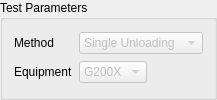
           <widget class="QGroupBox" name="groupBox_3">
            <property name="sizePolicy">
             <sizepolicy hsizetype="Maximum" vsizetype="Preferred">
              <horstretch>0</horstretch>
              <verstretch>0</verstretch>
             </sizepolicy>
            </property>
            <property name="title">
             <string>Test Parameters</string>
            </property>
            <layout class="QGridLayout" name="gridLayout_10">
             <item row="2" column="1">
              <widget class="QLabel" name="label">
               <property name="text">
                <string>Equipment</string>
               </property>
              </widget>
             </item>
             <item row="2" column="2">
              <widget class="QComboBox" name="comboBox">
               <property name="enabled">
                <bool>false</bool>
               </property>
               <property name="sizePolicy">
                <sizepolicy hsizetype="Maximum" vsizetype="Maximum">
                 <horstretch>0</horstretch>
                 <verstretch>0</verstretch>
                </sizepolicy>
               </property>
               <item>
                <property name="text">
                 <string>G200X</string>
                </property>
               </item>
              </widget>
             </item>
             <item row="1" column="1">
              <widget class="QLabel" name="label_2">
               <property name="sizePolicy">
                <sizepolicy hsizetype="Minimum" vsizetype="Minimum">
                 <horstretch>0</horstretch>
                 <verstretch>0</verstretch>
                </sizepolicy>
               </property>
               <property name="maximumSize">
                <size>
                 <width>16777215</width>
                 <height>16777215</height>
                </size>
               </property>
               <property name="text">
                <string>Method</string>
               </property>
              </widget>
             </item>
             <item row="1" column="2">
              <widget class="QComboBox" name="comboBox_method_tabCalibration">
               <property name="enabled">
                <bool>false</bool>
               </property>
               <property name="sizePolicy">
                <sizepolicy hsizetype="MinimumExpanding" vsizetype="Maximum">
                 <horstretch>0</horstretch>
                 <verstretch>0</verstretch>
                </sizepolicy>
               </property>
               <property name="minimumSize">
                <size>
                 <width>120</width>
                 <height>0</height>
                </size>
               </property>
               <property name="editable">
                <bool>false</bool>
               </property>
               <item>
                <property name="text">
                 <string>Single Unloading</string>
                </property>
               </item>
               <item>
                <property name="text">
                 <string>Multi Unloadings</string>
                </property>
               </item>
               <item>
                <property name="text">
                 <string>CSM</string>
                </property>
               </item>
              </widget>
             </item>
            </layout>
           </widget>
